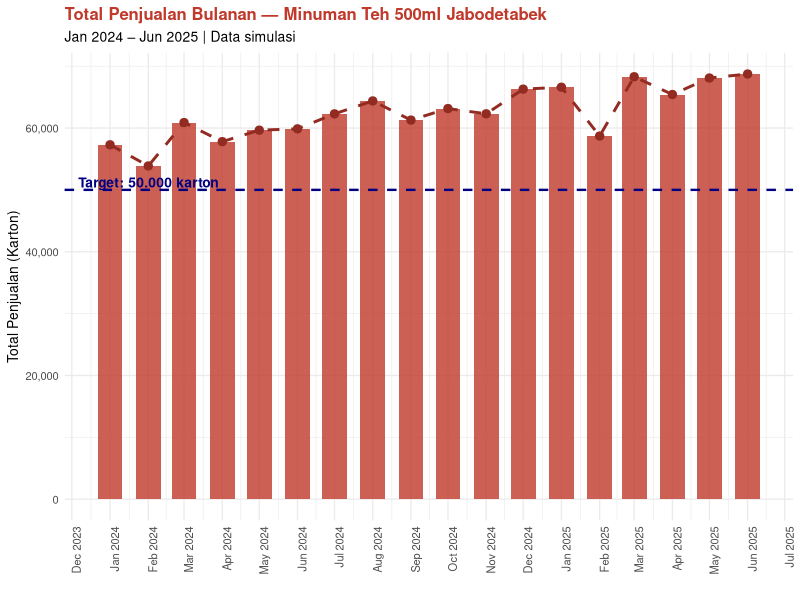
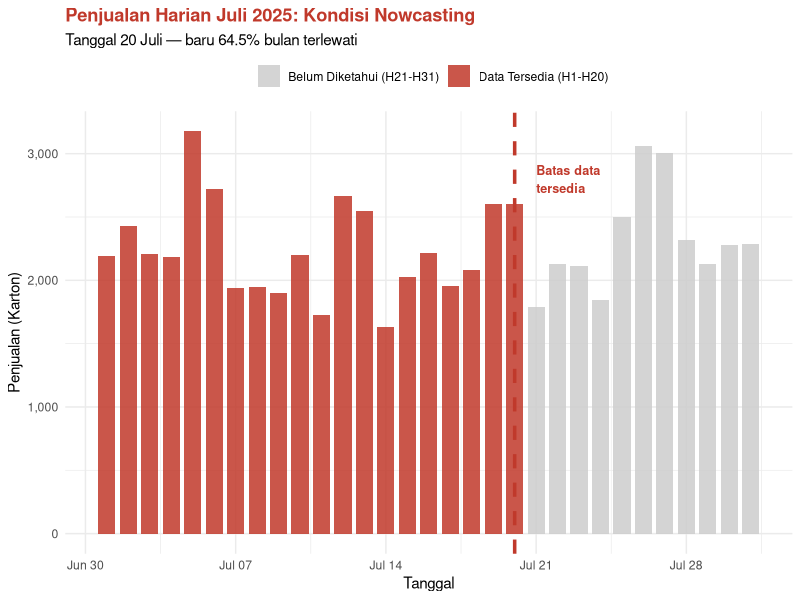
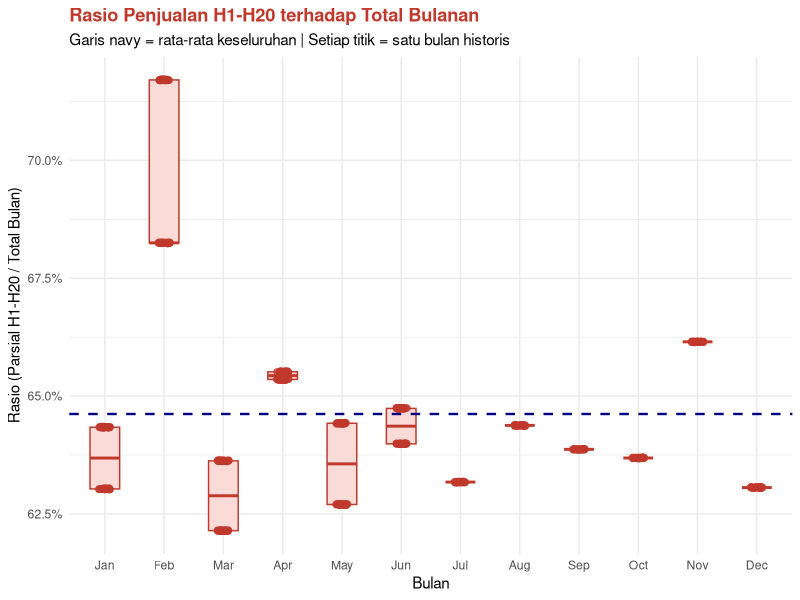
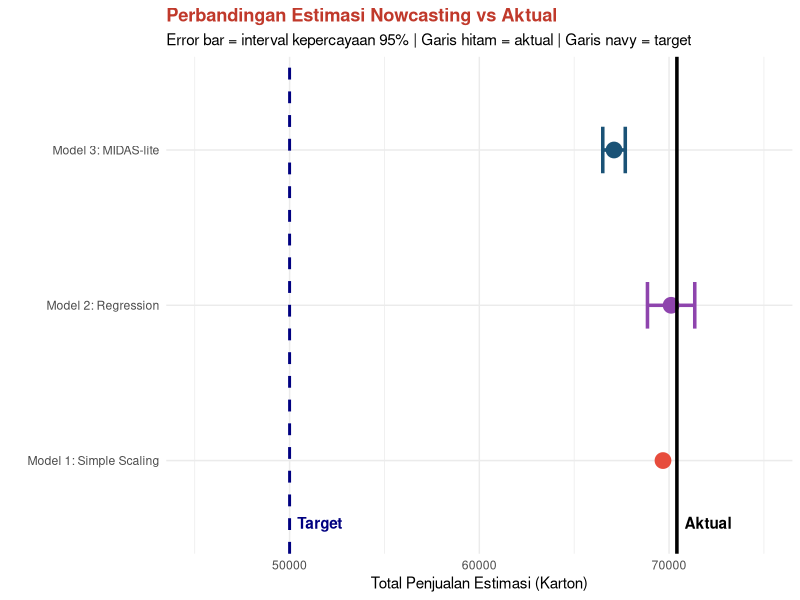
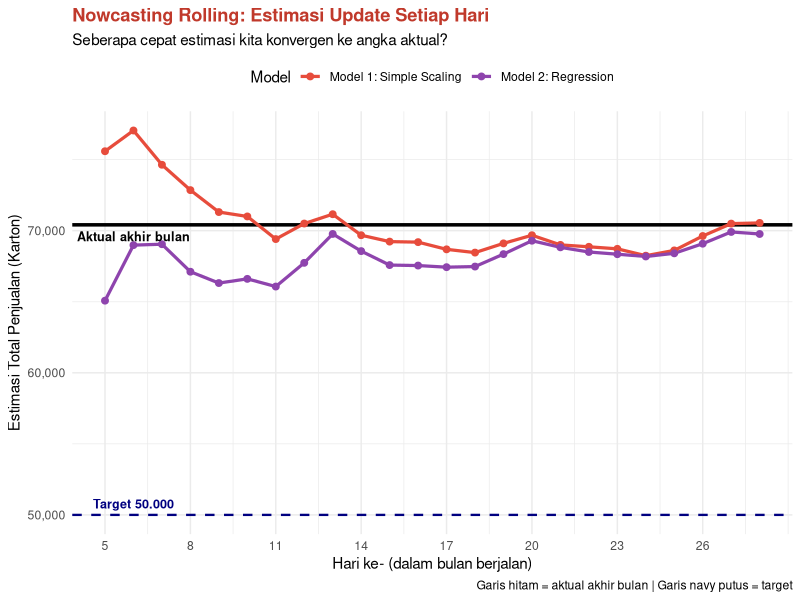

These figures' R source, in order:
## ---- chunk 1
#| include: false

library(dplyr)
library(ggplot2)
library(lubridate)
library(tidyr)
library(scales)
library(forecast)
library(zoo)
library(broom)

set.seed(101)
rm(list=ls())

# ── Simulasi data penjualan harian selama 18 bulan ───────────────
# (12 bulan historis + 6 bulan terakhir untuk validasi)

# Fungsi untuk membuat penjualan harian satu bulan
buat_penjualan_bulanan <- function(tahun, bulan,
                                    rata_harian = 1600,
                                    sd_noise    = 150) {
  n_hari <- days_in_month(make_date(tahun, bulan, 1))
  tanggal <- seq(make_date(tahun, bulan, 1),
                 make_date(tahun, bulan, n_hari),
                 by = 'day')

  # Pola mingguan: Sabtu-Minggu lebih tinggi (pola FMCG)
  hari_minggu <- wday(tanggal, week_start = 1)  # 1=Senin
  faktor_hari <- ifelse(hari_minggu >= 6, 1.35, 1.0)

  # Pola bulanan: awal dan akhir bulan lebih tinggi (gajian)
  hari_ke <- day(tanggal)
  faktor_tgl <- ifelse(hari_ke <= 5, 1.20,
                ifelse(hari_ke >= 25, 1.15, 1.0))

  # Tren naik perlahan dari bulan ke bulan
  bulan_ke <- (tahun - 2024) * 12 + bulan
  tren <- 1 + (bulan_ke - 1) * 0.012

  # Variasi acak (noise)
  noise <- rnorm(n_hari, 0, sd_noise)

  penjualan <- round(
    rata_harian * faktor_hari * faktor_tgl * tren + noise
  )
  penjualan <- pmax(penjualan, 500)  # floor: minimal 500 karton/hari

  data.frame(tanggal = tanggal, penjualan = penjualan)
}

# Buat data untuk Jan 2024 - Jun 2025 (18 bulan)
df_harian <- bind_rows(
  lapply(1:12, function(m) buat_penjualan_bulanan(2024, m)),
  lapply(1:6,  function(m) buat_penjualan_bulanan(2025, m))
) %>%
  mutate(
    tahun  = year(tanggal),
    bulan  = month(tanggal),
    hari   = day(tanggal),
    hari_minggu = wday(tanggal, label = TRUE, week_start = 1),
    bulan_label = format(tanggal, '%b %Y')
  )

## ---- chunk 2
sampel = c(1:5,543:547)
df_harian %>% slice(sampel) %>% knitr::kable()
## ---- chunk 3
# ── Ringkasan bulanan ────────────────────────────────────────────
df_bulanan <- df_harian %>%
  group_by(tahun, bulan) %>%
  summarise(
    total_penjualan = sum(penjualan),
    n_hari          = n(),
    rata_harian     = mean(penjualan),
    .groups = 'drop'
  ) %>%
  mutate(
    periode = make_date(tahun, bulan, 1),
    label   = format(periode, '%b %Y')
  )

# Lihat total penjualan per bulan
df_bulanan %>%
  select(label, total_penjualan, rata_harian) %>%
  mutate(across(where(is.numeric), ~round(., 0))) %>%
  print(n = Inf)
## ---- chunk 4
# ── Visualisasi tren penjualan bulanan ───────────────────────────
ggplot(df_bulanan, aes(x = periode, y = total_penjualan)) +
  geom_col(fill = '#C0392B', alpha = 0.8, width = 20) +
  geom_line(aes(y = total_penjualan), color = '#922B21',
            linewidth = 1, linetype = 'dashed') +
  geom_point(color = '#922B21', size = 2.5) +
  geom_hline(yintercept = 50000, color = 'navy',
             linetype = 'dashed', linewidth = 0.8) +
  annotate('text', x = make_date(2024, 2, 1), y = 51200,
           label = 'Target: 50.000 karton', color = 'navy',
           size = 3.5, fontface = 'bold') +
  scale_y_continuous(labels = label_comma()) +
  scale_x_date(date_labels = '%b %Y', date_breaks = '1 months') +
  labs(
    title    = 'Total Penjualan Bulanan — Minuman Teh 500ml Jabodetabek',
    subtitle = 'Jan 2024 – Jun 2025 | Data simulasi',
    x = '', y = 'Total Penjualan (Karton)'
  ) +
  theme_minimal(base_size = 10) +
  theme(
    plot.title = element_text(face = 'bold', color = '#C0392B'),
    axis.text.x = element_text(angle = 90, hjust = 1)
  )
## ---- chunk 5
# ── Buat data bulan berjalan (Juli 2025) ─────────────────────────
# Tambah Juli 2025 sebagai bulan yang sedang berjalan
df_juli <- buat_penjualan_bulanan(2025, 7)

# Nilai aktual Juli 2025 (kita simpan sebagai 'ground truth')
aktual_juli_penuh <- sum(df_juli$penjualan)

# Kondisi nowcasting: data yang tersedia hanya sampai hari ke-20
hari_tersedia <- 20
df_juli_parsial <- df_juli %>% filter(day(tanggal) <= hari_tersedia)

df_juli %>% knitr::kable()

penjualan_parsial <- sum(df_juli_parsial$penjualan)
cat('Penjualan Juli (hari 1-20):', penjualan_parsial, 'karton\n')
cat('Sisa hari yang belum ada datanya:', 31 - hari_tersedia, 'hari\n')
cat('Persentase bulan yang sudah terlewati:',
    round(hari_tersedia/31*100, 1), '%\n')
## ---- chunk 6
cat('Aktual penjualan Juli 2025 (full bulan):', aktual_juli_penuh, 'karton\n')

# ── Visualisasi: data parsial vs full bulan ──────────────────────
df_juli_plot <- df_juli %>%
  mutate(
    status = ifelse(day(tanggal) <= hari_tersedia,
                    'Data Tersedia (H1-H20)',
                    'Belum Diketahui (H21-H31)')
  )

ggplot(df_juli_plot, aes(x = tanggal, y = penjualan, fill = status)) +
  geom_col(width = 0.8, alpha = 0.85) +
  geom_vline(xintercept = as.numeric(make_date(2025, 7, 20)),
             color = '#C0392B', linewidth = 1.2, linetype = 'dashed') +
  annotate('text', x = make_date(2025, 7, 21), y = 2800,
           label = 'Batas data\ntersedia',
           color = '#C0392B', size = 3.2, hjust = 0, fontface = 'bold') +
  scale_fill_manual(
    values = c('Data Tersedia (H1-H20)'    = '#C0392B',
               'Belum Diketahui (H21-H31)' = '#CCCCCC'),
    name = ''
  ) +
  scale_y_continuous(labels = label_comma()) +
  labs(
    title    = 'Penjualan Harian Juli 2025: Kondisi Nowcasting',
    subtitle = paste0('Tanggal 20 Juli — baru ',
                      round(hari_tersedia/31*100,1),
                      '% bulan terlewati'),
    x = 'Tanggal', y = 'Penjualan (Karton)'
  ) +
  theme_minimal(base_size = 11) +
  theme(
    plot.title      = element_text(face = 'bold', color = '#C0392B'),
    legend.position = 'top'
  )
## ---- chunk 7
# ── Model 1: Simple Scaling ───────────────────────────────────────
rata_harian_parsial <- mean(df_juli_parsial$penjualan)
sisa_hari           <- 31 - hari_tersedia

estimasi_m1 <- penjualan_parsial + (rata_harian_parsial * sisa_hari)

cat('=== MODEL 1: SIMPLE SCALING ===\n')
cat('Rata-rata harian (H1-H20)  :', round(rata_harian_parsial), 'karton/hari\n')
cat('Estimasi total Juli 2025   :', round(estimasi_m1), 'karton\n')
cat('Aktual total Juli 2025     :', aktual_juli_penuh, 'karton\n')
cat('Error                      :',
    round((estimasi_m1 - aktual_juli_penuh) / aktual_juli_penuh * 100, 2), '%\n')
## ---- chunk 8
# ── Siapkan data historis untuk regresi ──────────────────────────
# Untuk setiap bulan historis, hitung penjualan parsial (H1-H20)
# dan total penuh

df_historis_regresi <- df_harian %>%
  group_by(tahun, bulan) %>%
  reframe(
    parsial_20  = sum(penjualan[hari <= 20]),
    total_penuh = sum(penjualan),
    n_hari      = n(),
    # Tambah fitur: apakah bulan ini ada hari raya besar?
    # (kita simulasikan: bulan 4 & 5 = Lebaran, bulan 12 = Natal)
    hariraya = as.integer(bulan %in% c(4, 5, 12))
  ) %>%
  mutate(
    # Rasio parsial terhadap total (insight penting!)
    rasio = parsial_20 / total_penuh,
    bulan_f = factor(bulan, levels = 1:12,
                     labels = month.abb)
  )

cat('Rata-rata rasio parsial/total:', round(mean(df_historis_regresi$rasio), 4), '\n')
cat('Range rasio:', round(min(df_historis_regresi$rasio), 4),
    '-', round(max(df_historis_regresi$rasio), 4), '\n')
## ---- chunk 9
# Visualisasi rasio per bulan
ggplot(df_historis_regresi,
       aes(x = factor(bulan, labels = month.abb), y = rasio)) +
  geom_boxplot(fill = '#FADBD8', color = '#C0392B', width = 0.5) +
  geom_jitter(color = '#C0392B', size = 2, width = 0.1, alpha = 0.7) +
  geom_hline(yintercept = mean(df_historis_regresi$rasio),
             linetype = 'dashed', color = 'navy', linewidth = 0.8) +
  scale_y_continuous(labels = percent_format()) +
  labs(
    title    = 'Rasio Penjualan H1-H20 terhadap Total Bulanan',
    subtitle = 'Garis navy = rata-rata keseluruhan | Setiap titik = satu bulan historis',
    x = 'Bulan', y = 'Rasio (Parsial H1-H20 / Total Bulan)'
  ) +
  theme_minimal(base_size = 11) +
  theme(plot.title = element_text(face = 'bold', color = '#C0392B'))
## ---- chunk 10
# ── Bangun model regresi ─────────────────────────────────────────
# Model sederhana: total_penuh ~ parsial_20
model_simple <- lm(total_penuh ~ parsial_20,
                   data = df_historis_regresi)

# Model dengan fitur tambahan: + bulan (seasonality) + hariraya
model_lengkap <- lm(total_penuh ~ parsial_20 + factor(bulan) + hariraya,
                    data = df_historis_regresi)

# Bandingkan R-squared kedua model
cat('R-squared model simple  :', round(summary(model_simple)$r.squared, 4), '\n')
cat('R-squared model lengkap :', round(summary(model_lengkap)$r.squared, 4), '\n')

# Tampilkan ringkasan model lengkap
summary(model_lengkap)
## ---- chunk 11
# ── Prediksi nowcasting untuk Juli 2025 ──────────────────────────
# Siapkan data input untuk prediksi
input_prediksi <- data.frame(
  parsial_20 = penjualan_parsial,
  bulan      = 7,
  hariraya   = 0  # Juli bukan bulan Lebaran/Natal
)

# Prediksi dengan confidence interval 95%
pred_m2 <- predict(model_lengkap,
                   newdata = input_prediksi,
                   interval = 'prediction',
                   level    = 0.95)

estimasi_m2    <- pred_m2[1, 'fit']
estimasi_m2_lo <- pred_m2[1, 'lwr']
estimasi_m2_hi <- pred_m2[1, 'upr']

cat('\n=== MODEL 2: REGRESSION-BASED ===\n')
cat('Estimasi total Juli 2025   :', round(estimasi_m2), 'karton\n')
cat('Interval bawah (95%)       :', round(estimasi_m2_lo), 'karton\n')
cat('Interval atas (95%)        :', round(estimasi_m2_hi), 'karton\n')
cat('Aktual total Juli 2025     :', aktual_juli_penuh, 'karton\n')
cat('Error                      :',
    round((estimasi_m2 - aktual_juli_penuh) / aktual_juli_penuh * 100, 2), '%\n')
## ---- chunk 12
# ── Simulasi leading indicators ──────────────────────────────────
set.seed(101)

# Tambahkan leading indicator ke data historis
df_indikator <- df_harian %>%
  group_by(tahun, bulan) %>%
  reframe(
    parsial_20      = sum(penjualan[hari <= 20]),
    total_penuh     = sum(penjualan),
    # Indikator 1: rata-rata suhu di 20 hari pertama
    # (simulasi: korelasi positif dengan penjualan)
    suhu_rata       = round(runif(1, 28, 35) +
                           rnorm(1, 0, 1.5), 1),
    # Indikator 2: search index mingguan pertama bulan ini
    # (simulasi: nilai 0-100)
    search_index    = round(50 + sum(penjualan[hari <= 7]) / 500 +
                           rnorm(1, 0, 5)),
    # Indikator 3: momentum — apakah 5 hari pertama di atas rata2?
    momentum_awal   = mean(penjualan[hari <= 5]),
    hariraya        = as.integer(bulan %in% c(4, 5, 12))
  )

# Korelasi antara indikator dan total penjualan
cat('Korelasi indikator vs total penjualan:\n')
cor_matrix <- df_indikator %>%
  select(total_penuh, parsial_20, suhu_rata,
         search_index, momentum_awal) %>%
  cor()
round(cor_matrix['total_penuh', ], 3)
## ---- chunk 13
# ── Model MIDAS-lite ─────────────────────────────────────────────
model_midas <- lm(
  total_penuh ~ parsial_20 + suhu_rata + search_index +
                momentum_awal + factor(bulan) + hariraya,
  data = df_indikator
)

cat('R-squared model MIDAS-lite:', round(summary(model_midas)$r.squared, 4), '\n')

# Prediksi untuk Juli 2025
# (dalam praktik, nilai indikator ini datang dari sumber eksternal
#  seperti Google Trends API atau data cuaca BMKG)
input_midas <- data.frame(
  parsial_20    = penjualan_parsial,
  bulan         = 7,
  hariraya      = 0,
  suhu_rata     = 33.2,    # suhu Juli memang panas
  search_index  = 68,      # search naik, pertanda bagus
  momentum_awal = mean(df_juli_parsial$penjualan[1:5])
)

pred_m3 <- predict(model_midas,
                   newdata = input_midas,
                   interval = 'prediction',
                   level    = 0.95)

estimasi_m3    <- pred_m3[1, 'fit']
estimasi_m3_lo <- pred_m3[1, 'lwr']
estimasi_m3_hi <- pred_m3[1, 'upr']

cat('\n=== MODEL 3: MIDAS-LITE ===\n')
cat('Estimasi total Juli 2025   :', round(estimasi_m3), 'karton\n')
cat('Interval bawah (95%)       :', round(estimasi_m3_lo), 'karton\n')
cat('Interval atas (95%)        :', round(estimasi_m3_hi), 'karton\n')
cat('Aktual total Juli 2025     :', aktual_juli_penuh, 'karton\n')
cat('Error                      :',
    round((estimasi_m3 - aktual_juli_penuh) / aktual_juli_penuh * 100, 2), '%\n')
## ---- chunk 14
# ── Ringkasan perbandingan semua model ───────────────────────────
df_perbandingan <- data.frame(
  Model    = c('Model 1: Simple Scaling',
               'Model 2: Regression',
               'Model 3: MIDAS-lite',
               'Aktual (Ground Truth)'),
  Estimasi = c(round(estimasi_m1),
               round(estimasi_m2),
               round(estimasi_m3),
               aktual_juli_penuh),
  CI_Bawah = c(NA, round(estimasi_m2_lo), round(estimasi_m3_lo), NA),
  CI_Atas  = c(NA, round(estimasi_m2_hi), round(estimasi_m3_hi), NA)
) %>%
  mutate(
    Error_pct = round((Estimasi - aktual_juli_penuh) /
                       aktual_juli_penuh * 100, 2),
    Hit_target = ifelse(Estimasi >= 50000, 'YA ✓', 'TIDAK ✗')
  )

df_perbandingan$Hit_target[4] = " "
df_perbandingan$Error_pct[4] = " "

df_perbandingan %>% knitr::kable()
## ---- chunk 15
# ── Visualisasi perbandingan model ───────────────────────────────
df_plot_model <- df_perbandingan %>%
  filter(Model != 'Aktual (Ground Truth)')

ggplot(df_plot_model,
       aes(x = Model, y = Estimasi, color = Model)) +
  # Confidence interval sebagai error bar
  geom_errorbar(
    aes(ymin = CI_Bawah, ymax = CI_Atas),
    width = 0.3, linewidth = 1.2, na.rm = TRUE
  ) +
  geom_point(size = 5) +
  # Garis aktual
  geom_hline(yintercept = aktual_juli_penuh,
             color = 'black', linewidth = 1.2,
             linetype = 'solid') +
  # Garis target
  geom_hline(yintercept = 50000,
             color = 'navy', linewidth = 1,
             linetype = 'dashed') +
  annotate('text', x = 0.6, y = aktual_juli_penuh + 400,
           label = 'Aktual', hjust = 0, fontface = 'bold') +
  annotate('text', x = 0.6, y = 50400,
           label = 'Target', hjust = 0,
           color = 'navy', fontface = 'bold') +
  scale_color_manual(
    values = c('#E74C3C', '#8E44AD', '#1A5276'),
    guide  = 'none'
  ) +
  scale_y_continuous(labels = label_comma()) +
  coord_flip() +
  labs(
    title    = 'Perbandingan Estimasi Nowcasting vs Aktual',
    subtitle = 'Error bar = interval kepercayaan 95% | Garis hitam = aktual | Garis navy = target',
    x = '', y = 'Total Penjualan Estimasi (Karton)'
  ) +
  theme_minimal(base_size = 11) +
  theme(plot.title = element_text(face = 'bold', color = '#C0392B')) +
  ylim(45000,75000)
## ---- chunk 16
#| include: false

# ── Nowcasting rolling: estimasi dari H5 sampai H28 ─────────────
hasil_rolling <- lapply(5:28, function(cut_day) {
  # Data parsial sampai hari ke-cut_day
  parsial <- df_juli %>%
    filter(day(tanggal) <= cut_day) %>%
    summarise(total = sum(penjualan)) %>%
    pull(total)

  # Model 1: Simple scaling
  rata  <- parsial / cut_day
  est_m1 <- parsial + rata * (31 - cut_day)

  # Model 2: Regression
  # Re-estimasi rasio dari historis untuk cut_day tersebut
  df_hist_cut <- df_harian %>%
    group_by(tahun, bulan) %>%
    summarise(
      parsial_n   = sum(penjualan[hari <= cut_day]),
      total_penuh = sum(penjualan),
      .groups     = 'drop'
    )

  model_cut <- lm(total_penuh ~ parsial_n, data = df_hist_cut)
  est_m2 <- predict(model_cut,
                    newdata = data.frame(parsial_n = parsial))[1]

  data.frame(
    hari_ke    = cut_day,
    pct_bulan  = round(cut_day / 31 * 100, 1),
    est_m1     = round(est_m1),
    est_m2     = round(est_m2),
    aktual     = aktual_juli_penuh
  )
}) %>% bind_rows()

# Tambah error percentage
hasil_rolling <- hasil_rolling %>%
  mutate(
    error_m1 = round((est_m1 - aktual) / aktual * 100, 2),
    error_m2 = round((est_m2 - aktual) / aktual * 100, 2)
  )

# Tampilkan hasil rolling
# hasil_rolling %>%
#   select(hari_ke, pct_bulan, est_m1, est_m2, aktual,
#          error_m1, error_m2) %>%
#   print(n = Inf)
## ---- chunk 17
# ── Visualisasi nowcasting rolling ───────────────────────────────
df_rolling_long <- hasil_rolling %>%
  select(hari_ke, pct_bulan, est_m1, est_m2, aktual) %>%
  pivot_longer(
    cols      = c(est_m1, est_m2),
    names_to  = 'model',
    values_to = 'estimasi'
  ) %>%
  mutate(model = recode(model,
    est_m1 = 'Model 1: Simple Scaling',
    est_m2 = 'Model 2: Regression'
  ))

ggplot(df_rolling_long, aes(x = hari_ke)) +
  # Zona target
  geom_hline(yintercept = 50000, color = 'navy',
             linetype = 'dashed', linewidth = 0.8) +
  # Aktual
  geom_hline(aes(yintercept = aktual), color = 'black',
             linewidth = 1.2) +
  # Estimasi model
  geom_line(aes(y = estimasi, color = model), linewidth = 1.1) +
  geom_point(aes(y = estimasi, color = model), size = 2) +
  scale_color_manual(
    values = c('Model 1: Simple Scaling' = '#E74C3C',
               'Model 2: Regression'     = '#8E44AD'),
    name = 'Model'
  ) +
  scale_y_continuous(labels = label_comma()) +
  scale_x_continuous(breaks = seq(5, 28, by = 3)) +
  annotate('text', x = 6, y = 50800,
           label = 'Target 50.000', color = 'navy',
           size = 3.2, fontface = 'bold') +
  annotate('text', x = 6,
           y = aktual_juli_penuh - 800,
           label = 'Aktual akhir bulan', color = 'black',
           size = 3.2, fontface = 'bold') +
  labs(
    title    = 'Nowcasting Rolling: Estimasi Update Setiap Hari',
    subtitle = 'Seberapa cepat estimasi kita konvergen ke angka aktual?',
    x        = 'Hari ke- (dalam bulan berjalan)',
    y        = 'Estimasi Total Penjualan (Karton)',
    caption  = 'Garis hitam = aktual akhir bulan | Garis navy putus = target'
  ) +
  theme_minimal(base_size = 11) +
  theme(
    plot.title      = element_text(face = 'bold', color = '#C0392B'),
    legend.position = 'top'
  )
